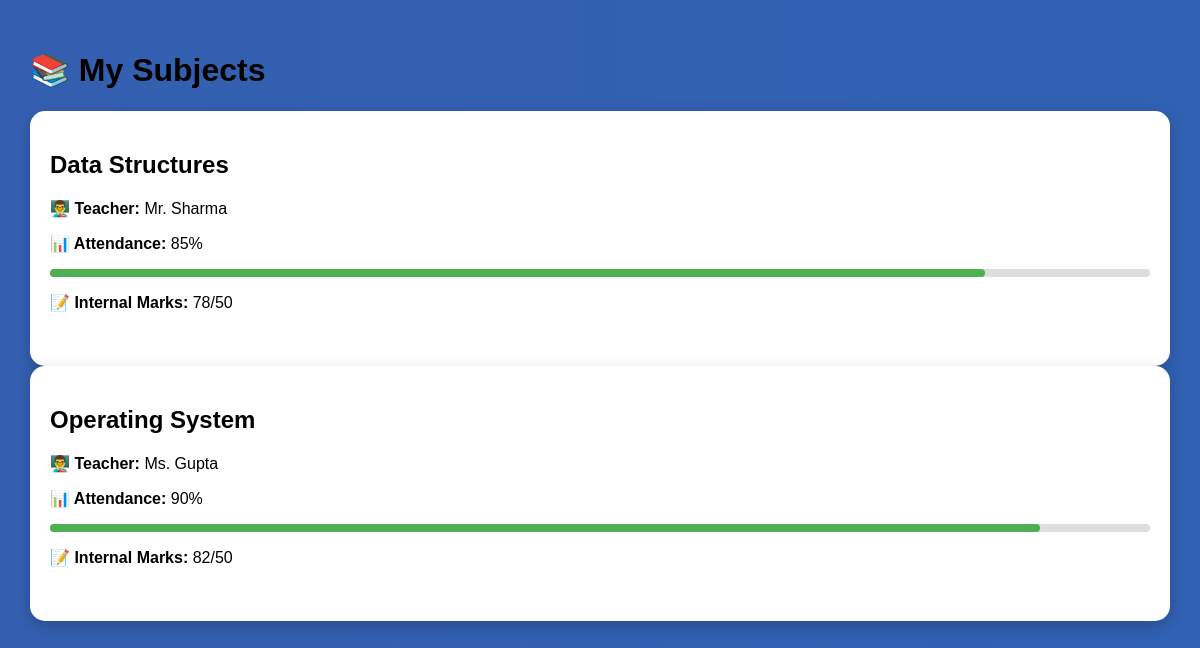
The app's page /student/subjects (signed in) with its own data.
### tables this page shows
CREATE TABLE subjects (
    id INTEGER PRIMARY KEY AUTOINCREMENT,
    student_id INTEGER,
    subject_name TEXT,
    teacher_name TEXT,
    attendance INTEGER,
    internal_marks INTEGER,
    syllabus_file TEXT,
    course TEXT,
    semester TEXT,
    FOREIGN KEY(student_id) REFERENCES students(id)
);

### app.py (the view)
@app.route("/student/subjects")
def subjects_page():
    if "student_id" not in session:
        return redirect(url_for("login"))
    resp = require_student()
    if resp: return resp
    conn = get_db_connection()
    subjects = conn.execute(
        "SELECT * FROM subjects WHERE student_id=?",
        (session["student_id"],)
    ).fetchall()
    conn.close()
    return render_template("subjects.html", subjects=subjects)

### app.py (called while the page is built)
def get_db_connection():
    conn = sqlite3.connect("database.db")
    conn.row_factory = sqlite3.Row
    return conn

def require_student():
    if "student_id" not in session:
        return redirect(url_for("login"))

### templates/subjects.html (shortened to what this page needs)
<!DOCTYPE html>
<html>
<head>
    <link rel="stylesheet" href="{{ url_for('static', filename='subjects.css') }}">
</head>
<body>
<h1>📚 My Subjects</h1>
<div class="subjects-container">
    {% for sub in subjects %}
    <div class="subject-card">
        <h2>{{ sub.subject_name }}</h2>
        <p><strong>👨‍🏫 Teacher:</strong> {{ sub.teacher_name }}</p>
        <p><strong>📊 Attendance:</strong> {{ sub.attendance }}%</p>
        <div class="attendance-bar">
            <div class="attendance-fill"
                 style="width: {{ sub.attendance }}%;"></div>
        </div>
        <p><strong>📝 Internal Marks:</strong> {{ sub.internal_marks }}/50</p>
        <br>
    </div>
    {% endfor %}
</div>
</body>
</html>

### static/subjects.css (style rules this page uses)
body { font-family: Arial; background: linear-gradient(to right, #345fb0, #3161b3); margin: 0; padding: 30px; }
.subject-card { background: white; color: black; padding: 20px; border-radius: 15px; box-shadow: 0 5px 15px rgba(0,0,0,0.2); }
.attendance-bar { background: #ddd; height: 8px; border-radius: 10px; margin: 10px 0; }
.attendance-fill { background: #4caf50; height: 100%; border-radius: 10px; }

### records on screen
subjects: subject_name "Data Structures", teacher_name "Mr. Sharma", attendance "85", internal_marks "78"
subjects: subject_name "Operating System", teacher_name "Ms. Gupta", attendance "90", internal_marks "82"
